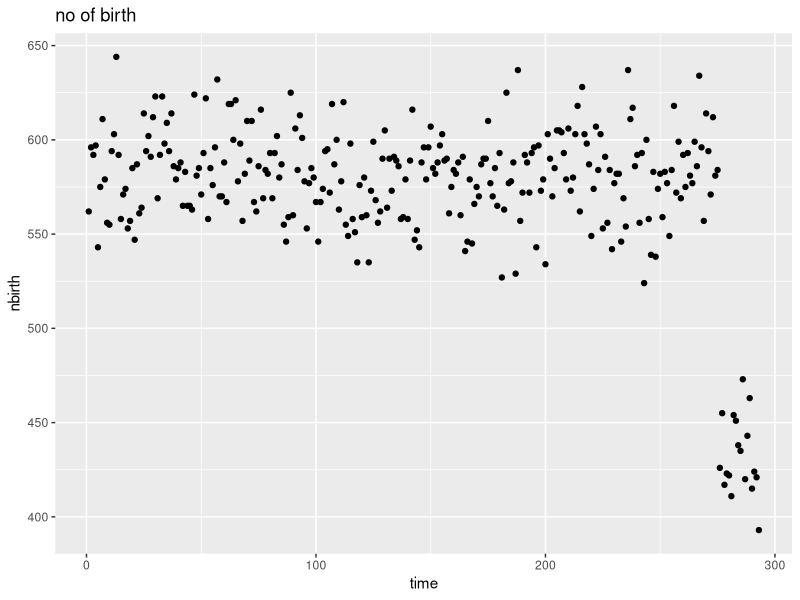

The R script that drew this image:
## ---- chunk 1
knitr::opts_chunk$set(echo = TRUE)
## ---- chunk 2
 
library(ggplot2)
# read in data
PortionEst<-function(Tlockdown)
{  
datain<-read.csv2("./NbirthCheck.csv")
 datain<-data.frame(datain)
 # fake output
 write.csv2(datain,"./outNbirthCheck.csv")
 
# total observation months
Tend<-length(datain[,2])
Tlockdown_1<-Tlockdown-1
# time start lockdown in month
   
# create season as a factor for evaluation
time<-datain[,1] 
time_2<-datain[,1]^2
season<-as.factor(datain[,4])
all<-data.frame(datain[,1:3],time_2 )
 colnames(all)<-c("time","PTB.rate","nbirth","time_2")
  
all1<-all
# use prelockdown birth to forecast post lockdown birth 
all1[Tlockdown_1:Tend,3]<-NA
 
gg1<-ggplot(data=all,aes(x=time,y=nbirth)) +geom_point()+ggtitle("no of birth")
print(gg1)
 
model1<-glm(data=all1, nbirth~-1+season+time+time_2,family=poisson)
 print("Poisson Model,polynomial , before lockdown with season and polynomial trend effect")
 #print(summary(model1))
w<-predict(model1,newdata=all,type="response")

w_pred<-w[Tlockdown:Tend] 
 
Portion<-mean(all[Tlockdown_1:Tend,3])/mean(w_pred)

# portion of prelockdown birth 
 print("portion of no of birth before lockdown")
 print(Portion)
}


PortionEst(276)
 
